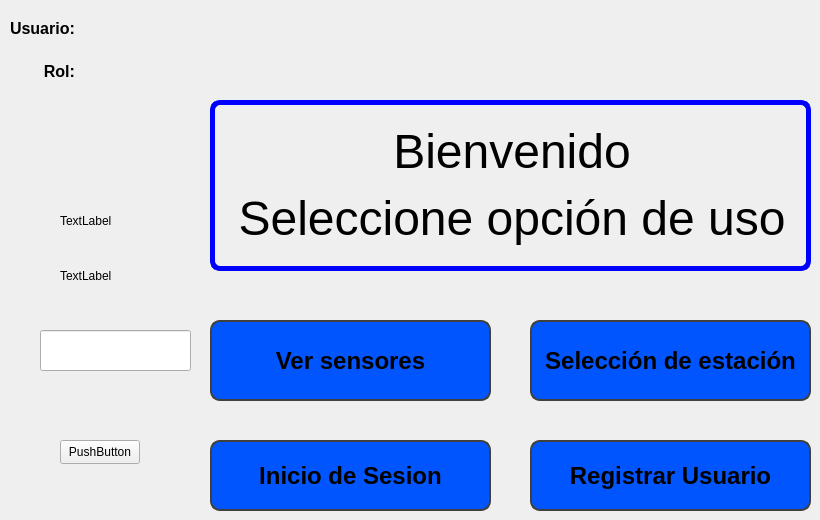
    <widget class="QWidget" name="page_4">
     <widget class="QLabel" name="label_4">
      <property name="geometry">
       <rect>
        <x>210</x>
        <y>100</y>
        <width>601</width>
        <height>171</height>
       </rect>
      </property>
      <property name="autoFillBackground">
       <bool>false</bool>
      </property>
      <property name="styleSheet">
       <string notr="true">color: rgb(0, 0, 0);
border: 5px solid;
border-radius: 10px;
border-color: rgb(0, 0, 255);</string>
      </property>
      <property name="frameShape">
       <enum>QFrame::Box</enum>
      </property>
      <property name="lineWidth">
       <number>3</number>
      </property>
      <property name="midLineWidth">
       <number>0</number>
      </property>
      <property name="text">
       <string>&lt;html&gt;&lt;head/&gt;&lt;body&gt;&lt;p align=&quot;center&quot;&gt;&lt;span style=&quot; font-size:36pt;&quot;&gt;Bienvenido&lt;/span&gt;&lt;/p&gt;&lt;p align=&quot;center&quot;&gt;&lt;span style=&quot; font-size:36pt;&quot;&gt;Seleccione opción de uso&lt;/span&gt;&lt;/p&gt;&lt;/body&gt;&lt;/html&gt;</string>
      </property>
     </widget>
     <widget class="QPushButton" name="BotonVerSens">
      <property name="geometry">
       <rect>
        <x>210</x>
        <y>320</y>
        <width>281</width>
        <height>81</height>
       </rect>
      </property>
      <property name="font">
       <font>
        <pointsize>18</pointsize>
        <bold>true</bold>
       </font>
      </property>
      <property name="styleSheet">
       <string notr="true">QPushButton {
		
	   color: rgb(0, 0, 0);   
	 
	background-color: rgb(0, 85, 255);
       border: 2px solid rgb(64, 64, 64);
       border-radius: 10px;
    }

    QPushButton:pressed {
	color: rgb(255, 255, 255);
	
	background-color: rgb(0, 115, 173);
    }


</string>
      </property>
      <property name="text">
       <string>Ver sensores</string>
      </property>
     </widget>
     <widget class="QPushButton" name="BotonVerEst">
      <property name="geometry">
       <rect>
        <x>530</x>
        <y>320</y>
        <width>281</width>
        <height>81</height>
       </rect>
      </property>
      <property name="font">
       <font>
        <pointsize>18</pointsize>
        <bold>true</bold>
       </font>
      </property>
      <property name="styleSheet">
       <string notr="true">QPushButton {
		
	   color: rgb(0, 0, 0);   
	 
	background-color: rgb(0, 85, 255);
       border: 2px solid rgb(64, 64, 64);
       border-radius: 10px;
    }

    QPushButton:pressed {
	color: rgb(255, 255, 255);
	
	background-color: rgb(0, 115, 173);
    }

</string>
      </property>
      <property name="text">
       <string>Selección de estación</string>
      </property>
     </widget>
     <widget class="QPushButton" name="BotonLOGIN">
      <property name="geometry">
       <rect>
        <x>210</x>
        <y>440</y>
        <width>281</width>
        <height>71</height>
       </rect>
      </property>
      <property name="font">
       <font>
        <pointsize>18</pointsize>
        <bold>true</bold>
       </font>
      </property>
      <property name="styleSheet">
       <string notr="true">QPushButton {
		
	   color: rgb(0, 0, 0);   
	 
	background-color: rgb(0, 85, 255);
       border: 2px solid rgb(64, 64, 64);
       border-radius: 10px;
    }

    QPushButton:pressed {
	color: rgb(255, 255, 255);
	
	background-color: rgb(0, 115, 173);
    }</string>
      </property>
      <property name="text">
       <string>Inicio de Sesion</string>
      </property>
     </widget>
     <widget class="QPushButton" name="botonREGISTRAR">
      <property name="geometry">
       <rect>
        <x>530</x>
        <y>440</y>
        <width>281</width>
        <height>71</height>
       </rect>
      </property>
      <property name="font">
       <font>
        <pointsize>18</pointsize>
        <bold>true</bold>
       </font>
      </property>
      <property name="styleSheet">
       <string notr="true">QPushButton {
		
	   color: rgb(0, 0, 0);   
	 
	background-color: rgb(0, 85, 255);
       border: 2px solid rgb(64, 64, 64);
       border-radius: 10px;
    }

    QPushButton:pressed {
	color: rgb(255, 255, 255);
	
	background-color: rgb(0, 115, 173);
    }</string>
      </property>
      <property name="text">
       <string>Registrar Usuario</string>
      </property>
     </widget>
     <widget class="QWidget" name="gridLayoutWidget">
      <property name="geometry">
       <rect>
        <x>10</x>
        <y>10</y>
        <width>171</width>
        <height>80</height>
       </rect>
      </property>
      <layout class="QGridLayout" name="gridLayout">
       <item row="1" column="0">
        <widget class="QLabel" name="label_20">
         <property name="font">
          <font>
           <pointsize>12</pointsize>
           <bold>true</bold>
          </font>
         </property>
         <property name="styleSheet">
          <string notr="true">color: rgb(0, 0, 0);</string>
         </property>
         <property name="text">
          <string>Rol:</string>
         </property>
         <property name="alignment">
          <set>Qt::AlignRight|Qt::AlignTrailing|Qt::AlignVCenter</set>
         </property>
        </widget>
       </item>
       <item row="0" column="0">
        <widget class="QLabel" name="label_19">
         <property name="font">
          <font>
           <pointsize>12</pointsize>
           <bold>true</bold>
          </font>
         </property>
         <property name="styleSheet">
          <string notr="true">color: rgb(0, 0, 0);</string>
         </property>
         <property name="text">
          <string>Usuario:</string>
         </property>
        </widget>
       </item>
       <item row="0" column="1">
        <widget class="QLabel" name="label_12">
         <property name="minimumSize">
          <size>
           <width>70</width>
           <height>0</height>
          </size>
         </property>
         <property name="font">
          <font>
           <pointsize>12</pointsize>
          </font>
         </property>
         <property name="text">
          <string/>
         </property>
        </widget>
       </item>
       <item row="1" column="1">
        <widget class="QLabel" name="label_11">
         <property name="minimumSize">
          <size>
           <width>100</width>
           <height>0</height>
          </size>
         </property>
         <property name="font">
          <font>
           <pointsize>12</pointsize>
          </font>
         </property>
         <property name="text">
          <string/>
         </property>
        </widget>
       </item>
      </layout>
     </widget>
     <widget class="QLabel" name="label_21">
      <property name="geometry">
       <rect>
        <x>60</x>
        <y>250</y>
        <width>91</width>
        <height>51</height>
       </rect>
      </property>
      <property name="text">
       <string>TextLabel</string>
      </property>
     </widget>
     <widget class="QLineEdit" name="lineEdit">
      <property name="geometry">
       <rect>
        <x>40</x>
        <y>330</y>
        <width>151</width>
        <height>41</height>
       </rect>
      </property>
     </widget>
     <widget class="QPushButton" name="pushButton_4">
      <property name="geometry">
       <rect>
        <x>60</x>
        <y>440</y>
        <width>80</width>
        <height>24</height>
       </rect>
      </property>
      <property name="text">
       <string>PushButton</string>
      </property>
     </widget>
     <widget class="QLabel" name="label_22">
      <property name="geometry">
       <rect>
        <x>60</x>
        <y>210</y>
        <width>81</width>
        <height>21</height>
       </rect>
      </property>
      <property name="text">
       <string>TextLabel</string>
      </property>
     </widget>
    </widget>
